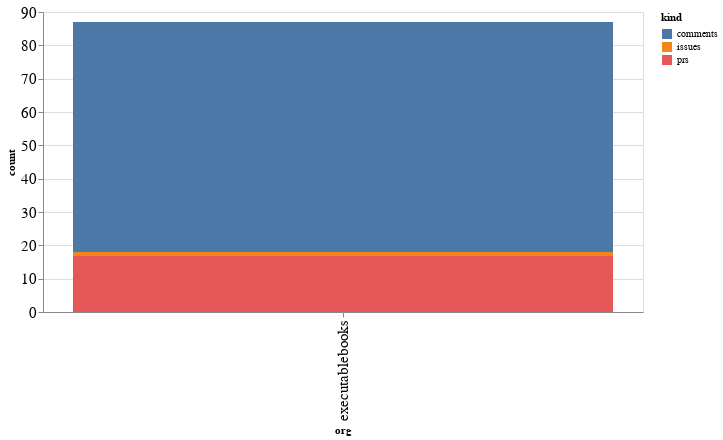

The notebook cell saved with this chart:
### Code cell
alt.Chart(org_summaries, width=600).mark_bar().encode(
    x='org',
    y='count',
    color='kind',
    tooltip="org"
)

### Figure 1 — Vega-Lite specification as saved in the notebook (floating-point values rounded to 4 significant figures)
{"config": {"axisLeft": {"labelFontSize": 15}, "axisBottom": {"labelFontSize": 15}}, "data": {"name": "data-053be19efc090a6633f7d6145ca0aec4"}, "mark": "bar", "encoding": {"color": {"type": "nominal", "field": "kind"}, "tooltip": {"type": "nominal", "field": "org"}, "x": {"type": "nominal", "field": "org"}, "y": {"type": "quantitative", "field": "count"}}, "width": 600, "$schema": "https://vega.github.io/schema/vega-lite/v4.8.1.json", "datasets": {"data-053be19efc090a6633f7d6145ca0aec4": [{"org": "executablebooks", "kind": "comments", "count": 69}, {"org": "executablebooks", "kind": "issues", "count": 1}, {"org": "executablebooks", "kind": "prs", "count": 17}]}}
